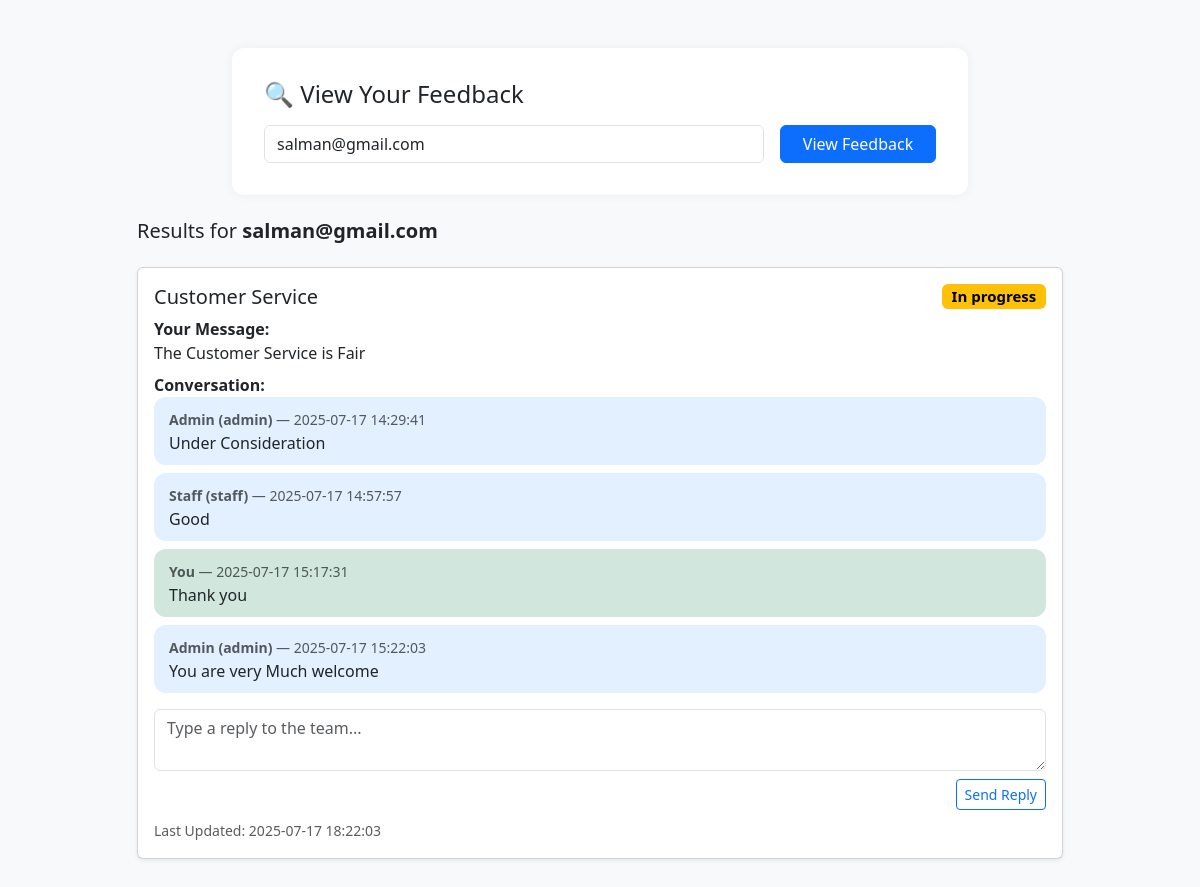
/my_feedback.php?email=salman@gmail.com, run on the app's committed database.
### tables this page shows
CREATE TABLE `feedback` (
  `id` int(11) NOT NULL,
  `name` varchar(100) DEFAULT NULL,
  `email` varchar(100) DEFAULT NULL,
  `category_id` int(11) DEFAULT NULL,
  `rating` int(11) DEFAULT NULL CHECK (`rating` between 1 and 5),
  `message` text NOT NULL,
  `file_path` varchar(255) DEFAULT NULL,
  `status` enum('new','in_progress','resolved') DEFAULT 'new',
  `created_at` timestamp NOT NULL DEFAULT current_timestamp(),
  `updated_at` datetime DEFAULT NULL
);

CREATE TABLE `categories` (
  `id` int(11) NOT NULL,
  `name` varchar(100) NOT NULL
);

CREATE TABLE `feedback_responses` (
  `id` int(11) NOT NULL,
  `feedback_id` int(11) DEFAULT NULL,
  `user_id` int(11) DEFAULT NULL,
  `message` text NOT NULL,
  `created_at` timestamp NOT NULL DEFAULT current_timestamp()
);

CREATE TABLE `users` (
  `id` int(11) NOT NULL,
  `name` varchar(100) NOT NULL,
  `email` varchar(100) NOT NULL,
  `password` varchar(255) NOT NULL,
  `role` enum('admin','staff') DEFAULT 'staff',
  `created_at` timestamp NOT NULL DEFAULT current_timestamp()
);

### my_feedback.php (the view, shortened to what this page needs)
<?php
require_once 'db.php';
$email = $_GET['email'] ?? '';
$feedbacks = [];
if ($email) {
  $stmt = $conn->prepare("SELECT f.*, c.name AS category_name FROM feedback f
                          LEFT JOIN categories c ON f.category_id = c.id
                          WHERE f.email = ? ORDER BY f.created_at DESC");
  $stmt->bind_param("s", $email);
  $stmt->execute();
  $feedbacks = $stmt->get_result();
}
?>
<!DOCTYPE html>
<html lang="en">
<head>
  <link href="https://cdn.jsdelivr.net/npm/bootstrap@5.3.0/dist/css/bootstrap.min.css" rel="stylesheet">
</head>
<body>
<div class="container py-5">
  <div class="row justify-content-center mb-4">
    <div class="col-md-8">
      <div class="form-card">
        <h4 class="mb-3">🔍 View Your Feedback</h4>
        <form method="GET" class="row g-3">
          <div class="col-md-9">
            <input type="email" name="email" placeholder="Enter your email address" value="<?= htmlspecialchars($email) ?>" class="form-control" required>
          </div>
          <div class="col-md-3 d-grid">
            <button type="submit" class="btn btn-primary">View Feedback</button>
          </div>
        </form>
      </div>
    </div>
  </div>
  <?php if ($email): ?>
    <div class="row justify-content-center">
      <div class="col-md-10">
        <h5 class="mb-4">Results for <strong><?= htmlspecialchars($email) ?></strong></h5>
        <?php if ($feedbacks->num_rows === 0): ?>
          <div class="alert alert-warning">No feedback found for this email.</div>
        <?php else: ?>
          <?php while ($f = $feedbacks->fetch_assoc()): ?>
            <div class="card mb-4 shadow-sm">
              <div class="card-body">
                <h5 class="card-title d-flex justify-content-between align-items-center">
                  <?= htmlspecialchars($f['category_name']) ?>
                  <span class="badge <?= 'badge-' . strtolower($f['status']) ?>">
                    <?= ucfirst(str_replace('_', ' ', $f['status'])) ?>
                  </span>
                </h5>
                <p class="mb-2"><strong>Your Message:</strong><br><?= nl2br(htmlspecialchars($f['message'])) ?></p>
                <?php
                  $fid = $f['id'];
                  $res = $conn->query("SELECT fr.*, u.name, u.role
                                       FROM feedback_responses fr
                                       LEFT JOIN users u ON fr.user_id = u.id
                                       WHERE fr.feedback_id = $fid
                                       ORDER BY fr.created_at ASC");
                ?>
                <div class="mb-3">
                  <strong>Conversation:</strong><br>
                  <?php if ($res && $res->num_rows > 0): ?>
                    <?php while ($r = $res->fetch_assoc()): ?>
                      <div class="chat-bubble <?= $r['user_id'] ? 'chat-admin' : 'chat-customer' ?>">
                        <small class="text-muted">
                          <?= $r['user_id'] ? "<strong>{$r['name']} ({$r['role']})</strong>" : "<strong>You</strong>" ?> — <?= $r['created_at'] ?>
                        </small><br>
                        <?= nl2br(htmlspecialchars($r['message'])) ?>
                      </div>
                    <?php endwhile; ?>
                  <?php else: ?>
                    <p class="text-muted">No responses yet.</p>
                  <?php endif; ?>
                </div>
                <form method="POST" class="mt-3">
                  <div class="mb-2">
                    <textarea name="reply_message" rows="2" class="form-control" placeholder="Type a reply to the team..." required></textarea>
                  </div>
                  <div class="d-grid d-md-block text-end">
                    <button type="submit" class="btn btn-outline-primary btn-sm">Send Reply</button>
                  </div>
                </form>
                <p class="text-muted mb-0 mt-2"><small>Last Updated: <?= $f['updated_at'] ?: $f['created_at'] ?></small></p>
              </div>
            </div>
          <?php endwhile; ?>
        <?php endif; ?>
      </div>
    </div>
  <?php endif; ?>
</div>
</body>
</html>

### my_feedback.php (style rules this page uses)
body { background: #f8f9fa; }
.form-card { background: white; border-radius: 12px; padding: 2rem; box-shadow: 0 0 12px rgba(0,0,0,0.05); }
.badge-in_progress { background-color: #ffc107; color: #000; }
.chat-bubble { padding: 10px 15px; border-radius: 12px; margin-bottom: 8px; background: #f1f1f1; }
.chat-admin { background: #e2f0ff; }
.chat-customer { background: #d1e7dd; }

### data on the page
feedback: category.name "Customer Service", status "In progress", message "The Customer Service is Fair", updated_at "2025-07-17 18:22:03"
feedback_responses: user.name "Admin", user.role "admin", created_at "2025-07-17 14:29:41", message "Under Consideration"
feedback_responses: user.name "Staff", user.role "staff", created_at "2025-07-17 14:57:57", message "Good"
feedback_responses: shows "You", created_at "2025-07-17 15:17:31", message "Thank you"
feedback_responses: user.name "Admin", user.role "admin", created_at "2025-07-17 15:22:03", message "You are very Much welcome"

### other printed values
$email "salman@gmail.com"
